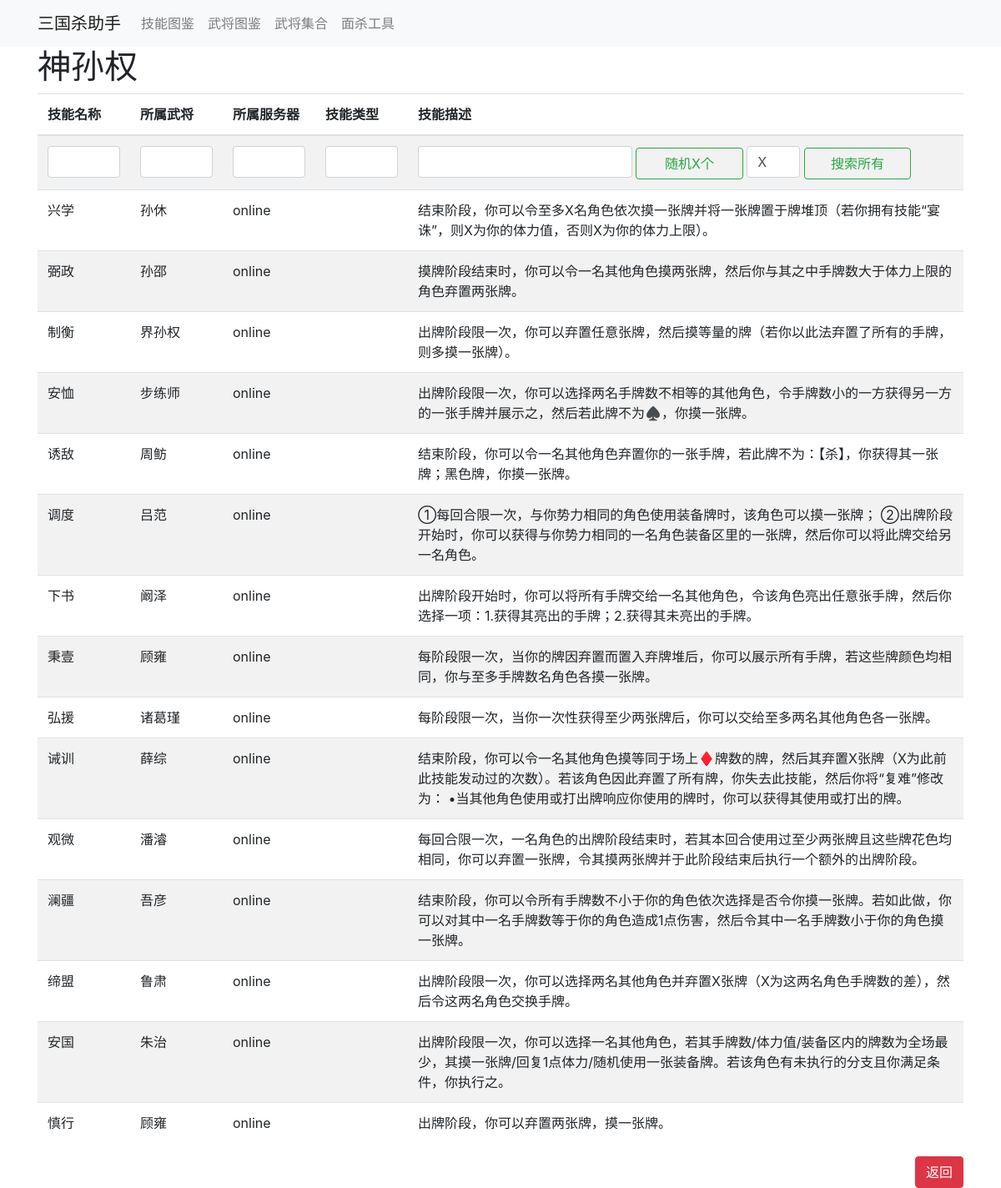
The page /sgs/faceas/roleskills/shensunquan on the database its author committed.
### sgs/models.py (models this page shows)
class Skills_Table(models.Model):
    skill_name = models.CharField(max_length=10, null=True, blank=True, default='None', verbose_name='技能名称')
    skill_belong = models.CharField(max_length=64, null=True, blank=True, default='None', verbose_name='所属武将')
    skill_server = models.CharField(max_length=32, null=True, blank=True, default='None', verbose_name='所属服务器')
    skill_type = models.CharField(max_length=128, null=True, blank=True, default='None', verbose_name='技能类型')
    skill_detail = models.CharField(max_length=1023, null=True, blank=True, default='None', verbose_name='技能描述')

### sgs/views.py (the view)
# urls.py: path('faceas/roleskills/shensunquan', views.shensunquan),
def shensunquan(request):
    lst=['制衡','缔盟','安恤','秉壹','慎行','兴学','安国','诫训','下书','弘援','澜疆','诱敌','观微','调度','弼政']
    lst2=['界孙权','鲁肃','步练师','顾雍','孙休','朱治','薛综','阚泽','诸葛瑾','吾彦','周鲂','潘濬','吕范','孙邵']
    allskills = models.Skills_Table.objects.filter(skill_name__in=lst,skill_belong__in=lst2,
                                                   skill_type='',skill_server='online').order_by('?').all()
    sb = request.POST.get('sb')
    ss = request.POST.get('ss')
    st = request.POST.get('st')
    sn = request.POST.get('sn')
    sd = request.POST.get('sd')
    action = request.POST.get('btn')
    x = request.POST.get('X')
    if sb is not None:
        allskills = allskills.filter(skill_belong__regex=sb).order_by().all()
    else:
        sb = ''
    if ss is not None:
        allskills = allskills.filter(skill_server__regex=ss).order_by().all()
    else:
        ss = ''
    if st is not None:
        allskills = allskills.filter(skill_type__regex=st).order_by().all()
    else:
        st = ''
    if sn is not None:
        allskills = allskills.filter(skill_name__regex=sn).order_by().all()
    else:
        sn = ''
    if sd is not None:
        allskills = allskills.filter(skill_detail__regex=sd).order_by().all()
    else:
        sd = ''
    if action == 'si':
        if x.isdigit():
            allskills = allskills.order_by('?')[:int(x)]
        return render(request, 'shensunquan.html',
                      {"allskills": allskills, 'ss': ss, 'sb': sb, 'sn': sn, 'st': st, 'sd': sd, 'X': x})
    return render(request, 'shensunquan.html',
                  {"allskills": allskills, 'ss': ss, 'sb': sb, 'sn': sn, 'st': st, 'sd': sd, 'X': 'X'})

### templates/shensunquan.html (shortened to what this page needs)
{% extends 'navbar.html' %}
{% block container %}
    <div class="container">
    <h1>神孙权</h1>
    </div>
    <div>
        <div class="container">
            <table class="table table-striped">
                <form class="form-inline my-2 my-lg-0" method="post">
                    <thead>
                    <tr>
                        <th scope="col">技能名称</th>
                        <th scope="col">所属武将</th>
                        <th scope="col">所属服务器</th>
                        <th scope="col">技能类型</th>
                        <th scope="col">技能描述</th>
                    </tr>
                    </thead>
                    <tbody>
                    <tr>
                        <td width="10%"><input type="text" class="form-control" id="sn" name="sn" value={{ sn }}>
                        </td>
                        <td width="10%"><input type="text" class="form-control" id="sb" name="sb" value={{ sb }}>
                        </td>
                        <td width="10%"><input type="text" class="form-control" id="ss" name="ss" value={{ ss }}>
                        </td>
                        <td width="10%"><input type="text" class="form-control" id="st" name="st" value={{ st }}>
                        </td>
                        <td width="60%">
                            <input type="text" class="form-control" id="sd" name="sd" value="{{ sd }}"
                                   style="display: inline-block; width: 40%;">
                            <button class="btn btn-outline-success" name="btn" value="si" type="submit"
                                    style="display: inline-block;width: 20%;">随机X个
                            </button>
                            <input type="text" class="form-control" style="display: inline-block;width: 10%;" id="X" name="X" value={{ X }}>
                            <button class="btn btn-outline-success" name="btn" value="al" type="submit"
                                    style="display: inline-block;width: 20%;">搜索所有
                            </button>
                        </td>
                    </tr>
                </form>
                {% for obj in allskills %}
                    <tr>
                        <td width="10%">{{ obj.skill_name }}</td>
                        <td width="10%">{{ obj.skill_belong }}</td>
                        <td width="10%">{{ obj.skill_server }}</td>
                        <td width="10%">{{ obj.skill_type }}</td>
                        <td width="60%">{{ obj.skill_detail }}</td>
                    </tr>
                {% endfor %}
            </table>
            <a type="button" class="btn btn-danger float-right" href="/sgs">返回</a>
        </div>
    </div>
{% endblock %}

### rows shown on the page
Skills_Table: skill_name "兴学", skill_belong "孙休", skill_server "online", skill_detail "结束阶段，你可以令至多X名角色依次摸一张牌并将一张牌置于牌堆顶（若你拥有技能“宴诛”，则X为你的体力值，否则X为你的体力上限）。"
Skills_Table: skill_name "弼政", skill_belong "孙邵", skill_server "online", skill_detail "摸牌阶段结束时，你可以令一名其他角色摸两张牌，然后你与其之中手牌数大于体力上限的角色弃置两张牌。"
Skills_Table: skill_name "制衡", skill_belong "界孙权", skill_server "online", skill_detail "出牌阶段限一次，你可以弃置任意张牌，然后摸等量的牌（若你以此法弃置了所有的手牌，则多摸一张牌）。"
Skills_Table: skill_name "安恤", skill_belong "步练师", skill_server "online", skill_detail "出牌阶段限一次，你可以选择两名手牌数不相等的其他角色，令手牌数小的一方获得另一方的一张手牌并展示之，然后若此牌不为♠️，你摸一张牌。"
Skills_Table: skill_name "诱敌", skill_belong "周鲂", skill_server "online", skill_detail "结束阶段，你可以令一名其他角色弃置你的一张手牌，若此牌不为：【杀】，你获得其一张牌；黑色牌，你摸一张牌。"
Skills_Table: skill_name "调度", skill_belong "吕范", skill_server "online", skill_detail "①每回合限一次，与你势力相同的角色使用装备牌时，该角色可以摸一张牌； ②出牌阶段开始时，你可以获得与你势力相同的一名角色装备区里的一张牌，然后你可以将此牌交给另一名角色。"
Skills_Table: skill_name "下书", skill_belong "阚泽", skill_server "online", skill_detail "出牌阶段开始时，你可以将所有手牌交给一名其他角色，令该角色亮出任意张手牌，然后你选择一项：1.获得其亮出的手牌；2.获得其未亮出的手牌。"
Skills_Table: skill_name "秉壹", skill_belong "顾雍", skill_server "online", skill_detail "每阶段限一次，当你的牌因弃置而置入弃牌堆后，你可以展示所有手牌，若这些牌颜色均相同，你与至多手牌数名角色各摸一张牌。"
Skills_Table: skill_name "弘援", skill_belong "诸葛瑾", skill_server "online", skill_detail "每阶段限一次，当你一次性获得至少两张牌后，你可以交给至多两名其他角色各一张牌。"
Skills_Table: skill_name "诫训", skill_belong "薛综", skill_server "online", skill_detail "结束阶段，你可以令一名其他角色摸等同于场上♦️牌数的牌，然后其弃置X张牌（X为此前此技能发动过的次数）。若该角色因此弃置了所有牌，你失去此技能，然后你将“复难”修改为： •当其他角色使用或打出牌响应你使用的牌时，你可以获得其使用或打出的牌。"
Skills_Table: skill_name "观微", skill_belong "潘濬", skill_server "online", skill_detail "每回合限一次，一名角色的出牌阶段结束时，若其本回合使用过至少两张牌且这些牌花色均相同，你可以弃置一张牌，令其摸两张牌并于此阶段结束后执行一个额外的出牌阶段。"
Skills_Table: skill_name "澜疆", skill_belong "吾彦", skill_server "online", skill_detail "结束阶段，你可以令所有手牌数不小于你的角色依次选择是否令你摸一张牌。若如此做，你可以对其中一名手牌数等于你的角色造成1点伤害，然后令其中一名手牌数小于你的角色摸一张牌。"
Skills_Table: skill_name "缔盟", skill_belong "鲁肃", skill_server "online", skill_detail "出牌阶段限一次，你可以选择两名其他角色并弃置X张牌（X为这两名角色手牌数的差），然后令这两名角色交换手牌。"
Skills_Table: skill_name "安国", skill_belong "朱治", skill_server "online", skill_detail "出牌阶段限一次，你可以选择一名其他角色，若其手牌数/体力值/装备区内的牌数为全场最少，其摸一张牌/回复1点体力/随机使用一张装备牌。若该角色有未执行的分支且你满足条件，你执行之。"
Skills_Table: skill_name "慎行", skill_belong "顾雍", skill_server "online", skill_detail "出牌阶段，你可以弃置两张牌，摸一张牌。"
